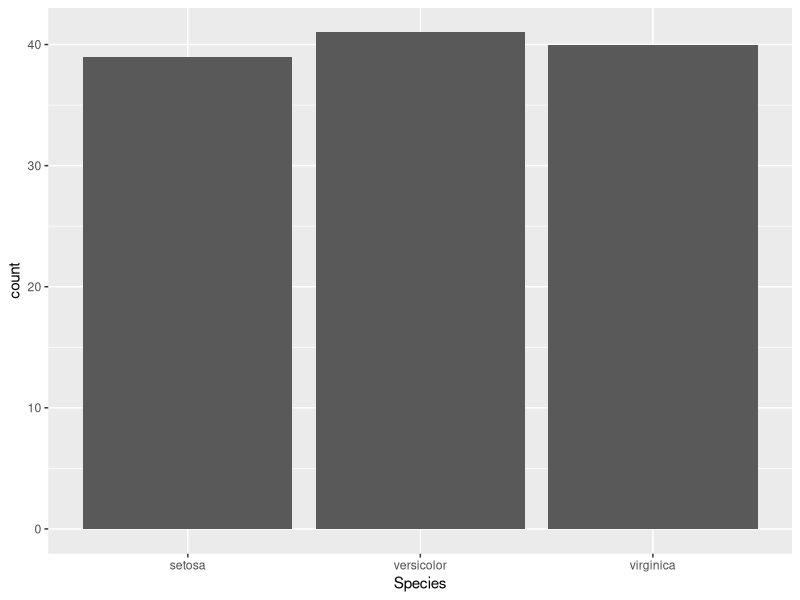
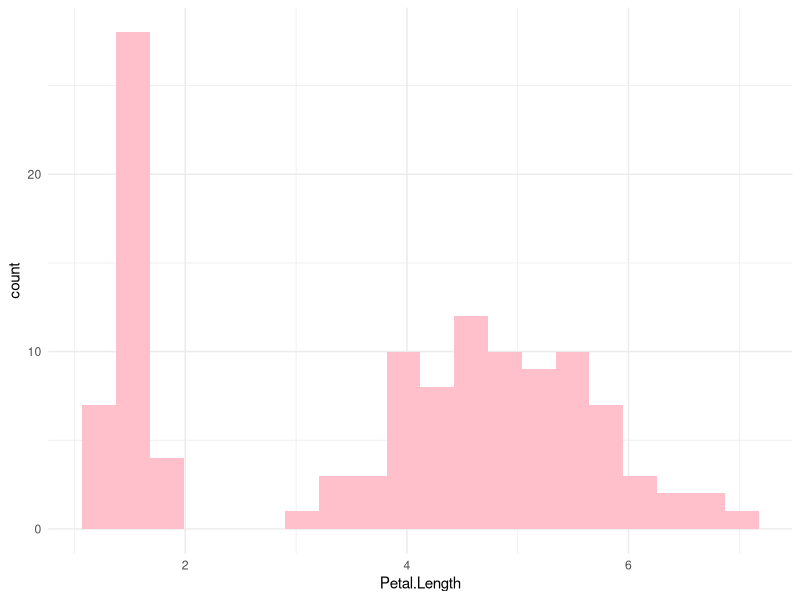
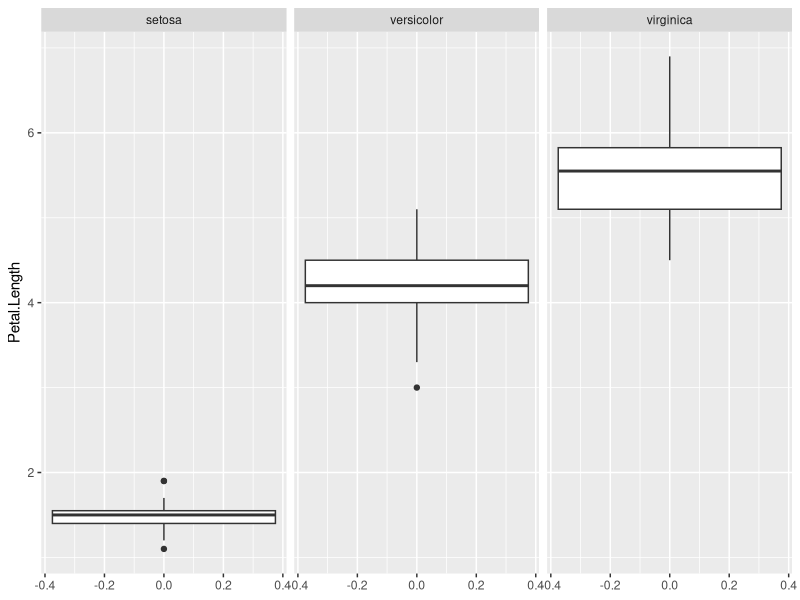
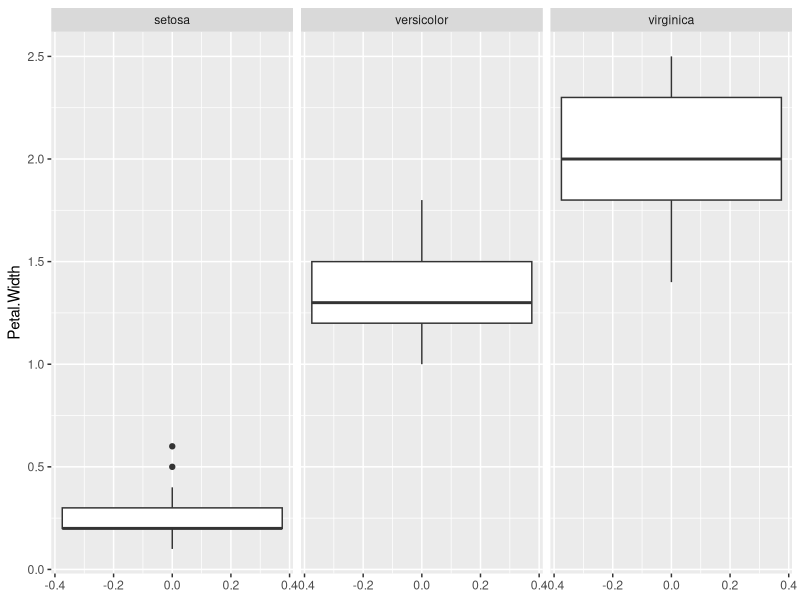
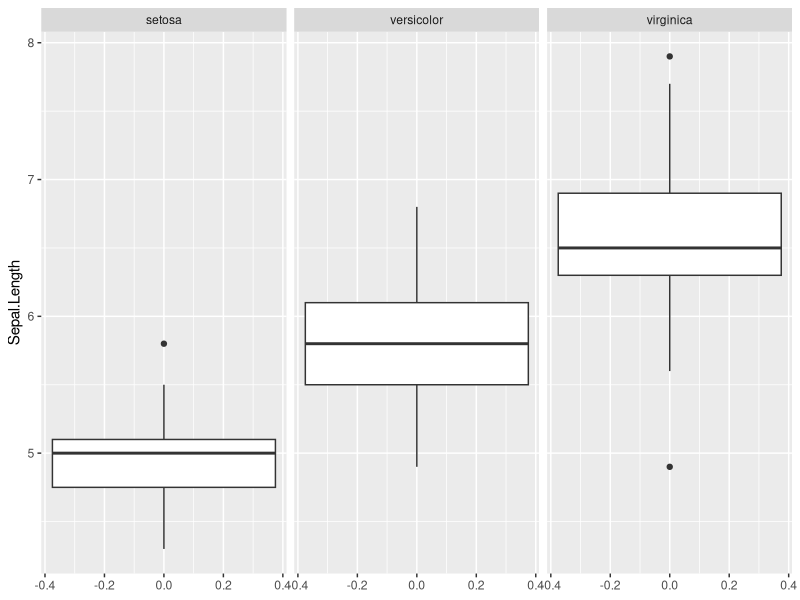
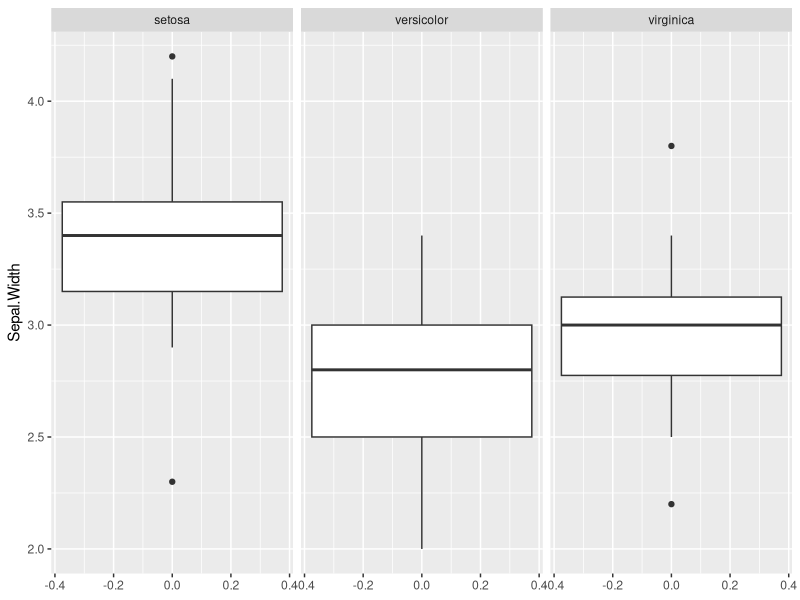
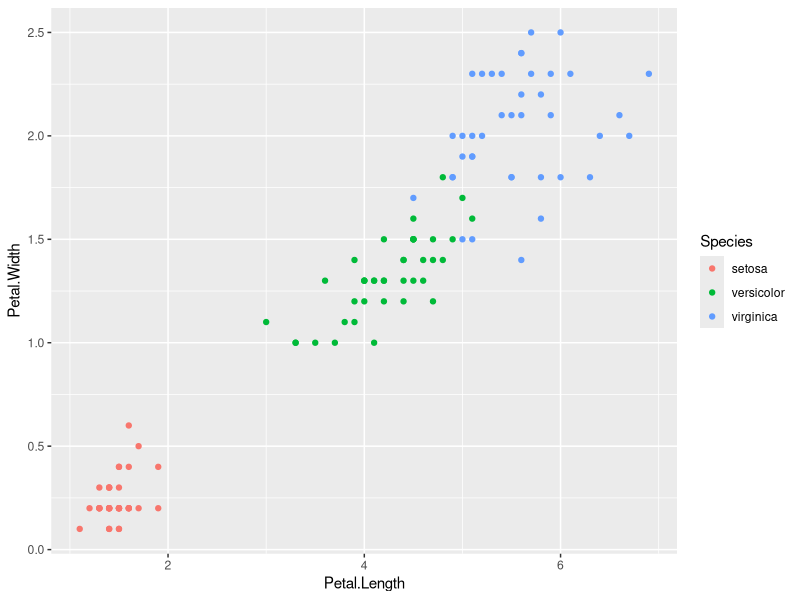

The R script that drew these images, in order:
library(ggplot2)

#passo 1: dividir em treino e teste 

iris #acessando dados do conjunto iris
set.seed(1711)
iris <- iris[sample(nrow(iris)),] #embaralhando as linhas do conjunto

n <- round(0.8*nrow(iris)) #pegando 80% dos dados
n

treino <- iris[1:n,]
teste <- iris[-(1:n),]

#Gráfico 
ggplot(data = treino, mapping = aes(x = Species))+
  geom_bar()
  theme_minimal()
  
ggplot(data = treino, mapping = aes(x = Petal.Length))+
  geom_histogram(bins = 20, fill = "pink")+
  theme_minimal()

ggplot(data= treino, mapping = aes(y = Petal.Length))+
  geom_boxplot()+
  facet_wrap(~Species)

ggplot(data= treino, mapping = aes(y = Petal.Width))+
  geom_boxplot()+
  facet_wrap(~Species)

ggplot(data= treino, mapping = aes(y = Sepal.Length))+
  geom_boxplot()+
  facet_wrap(~Species)

ggplot(data= treino, mapping = aes(y = Sepal.Width))+
  geom_boxplot()+
  facet_wrap(~Species)

ggplot(data = treino, aes( x = Petal.Length, y = Petal.Width, color = Species))+
  geom_point()

resultados <- c()
for (j in 1:nrow(teste)){
  if(teste$Petal.Length[j] < 2.5){
    resultados[j] <- "setosa"
  }else{
    if(teste$Petal.Width[j] < 1.75){
      resultados[j] <- "versicolor"
    }else{
      resultados[j] <- "virginica"
    }
  }
}
